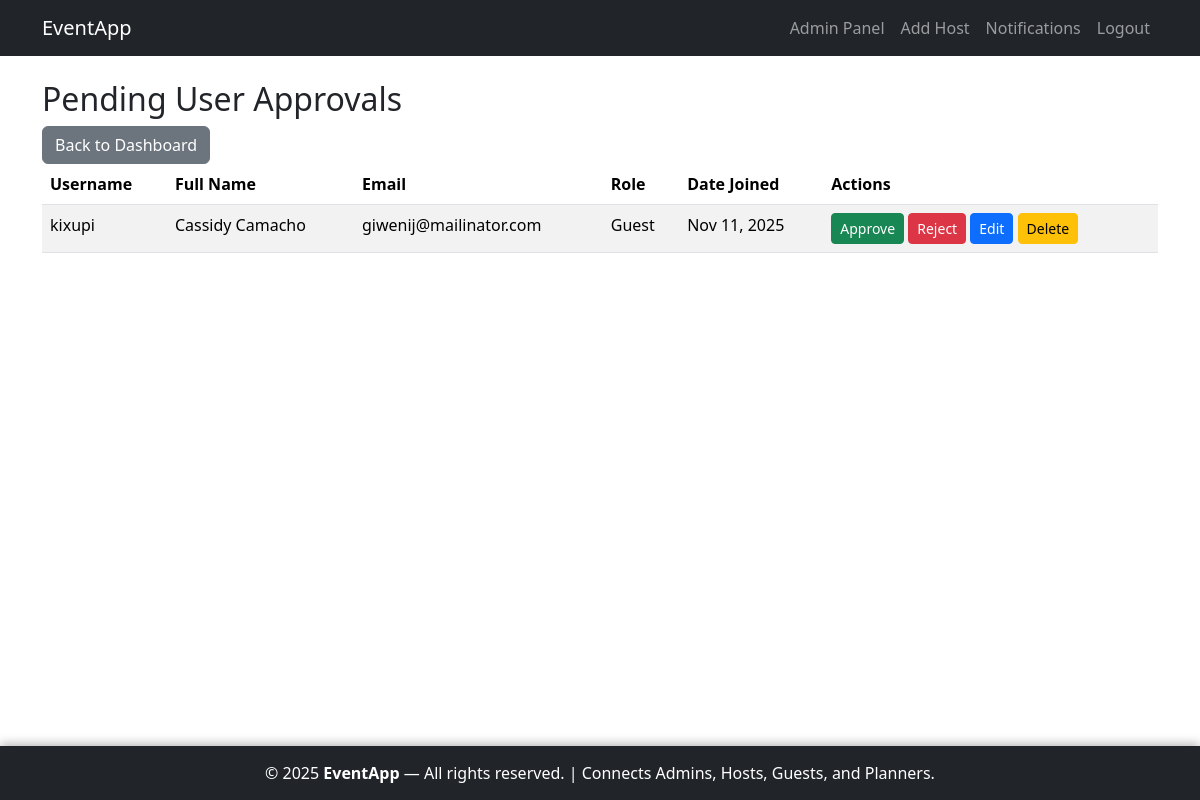
Page /adminpanel/pending-approvals/ (signed in) on the committed database.
### accounts/models.py (models this page shows, shortened)
class CustomUser(AbstractUser):
    ROLE_CHOICES = [
        ('planner', 'Planner'),
        ('guest', 'Guest'),
        ('host', 'Host'),
    ]
    role = models.CharField(
        max_length=10, choices=ROLE_CHOICES, blank=True, null=True,
        help_text="User role (None for superusers/admins)"
    )
    full_name = models.CharField(max_length=255, blank=True)
    email = models.EmailField(unique=True, blank=False)  # Enforced required in forms
    mobile_number = models.CharField(max_length=10, blank=True)
    address = models.TextField(blank=True)
    profile_picture = models.ImageField(upload_to='profiles/', blank=True, null=True)
    is_approved = models.BooleanField(default=False, help_text="For planners/guests only")

### adminpanel/views.py (the view)
# urls.py: path('pending-approvals/', views.PendingApprovalsView.as_view(), name='pending_approvals'),
class PendingApprovalsView(LoginRequiredMixin, AdminRequiredMixin, ListView):
    model = CustomUser
    template_name = 'adminpanel/pending_approvals.html'
    context_object_name = 'users'
    paginate_by = 10
    def get_queryset(self):
        return CustomUser.objects.filter(role__in=['guest', 'planner'], is_approved=False, is_active=False).order_by('-date_joined')

### adminpanel/views.py (called while the page is built)
    def test_func(self):
        return self.request.user.is_superuser

### adminpanel/templates/adminpanel/pending_approvals.html (shortened to what this page needs)
{% extends 'accounts/base.html' %}
{% block content %}
<div class="row">
    <div class="col-12">
        <h2>Pending User Approvals</h2>
        <a href="{% url 'adminpanel:dashboard' %}" class="btn btn-secondary">Back to Dashboard</a>
    </div>
</div>
<div class="row">
    <div class="col-12">
        <div class="table-responsive">
            <table class="table table-striped">
                <thead>
                    <tr>
                        <th>Username</th>
                        <th>Full Name</th>
                        <th>Email</th>
                        <th>Role</th>
                        <th>Date Joined</th>
                        <th>Actions</th>
                    </tr>
                </thead>
                <tbody>
                    {% for user in users %}
                    <tr>
                        <td>{{ user.username }}</td>
                        <td>{{ user.full_name }}</td>
                        <td>{{ user.email }}</td>
                        <td>{{ user.role|title }}</td>
                        <td>{{ user.date_joined|date:"M d, Y" }}</td>
<td>
    <a href="{% url 'adminpanel:approve_user' user.pk %}"
       class="btn btn-success btn-sm"
       onclick="return confirm('Are you sure you want to APPROVE {{ user.username }}?');">
       Approve
    </a>
    <a href="{% url 'adminpanel:reject_user' user.pk %}"
       class="btn btn-danger btn-sm"
       onclick="return confirm('Are you sure you want to REJECT {{ user.username }}?');">
       Reject
    </a>
    <a href="{% url 'adminpanel:user_edit' user.pk %}"
       class="btn btn-primary btn-sm">
       Edit
    </a>
    <a href="{% url 'adminpanel:user_delete' user.pk %}"
       class="btn btn-warning btn-sm"
       onclick="return confirm('⚠️ This will permanently DELETE {{ user.username }}. Are you sure?');">
       Delete
    </a>
</td>
                    </tr>
                    {% empty %}
                    <tr><td colspan="6" class="text-center">No pending approvals.</td></tr>
                    {% endfor %}
                </tbody>
            </table>
        </div>
    </div>
</div>
{% endblock %}

### accounts/templates/accounts/base.html (style rules this page uses)
html, body { height: 100%; margin: 0; }
body { display: flex; flex-direction: column; min-height: 100vh; }

### rows in the picture
CustomUser: username "kixupi", full_name "Cassidy Camacho", email "giwenij@mailinator.com", role "Guest", date_joined "Nov 11, 2025"
